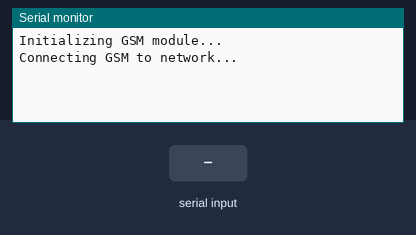
The sketch below on a simulated ESP32. Parts: the last lines printed to the serial monitor. The test bench sets the inputs (shaded band). The modem accepts every AT command (registered, SIM ready, sends succeed) and sends nothing else.

Above: at 3.7 s.
3.8 s: "1\n" received over the second serial link
At 5.0 s:
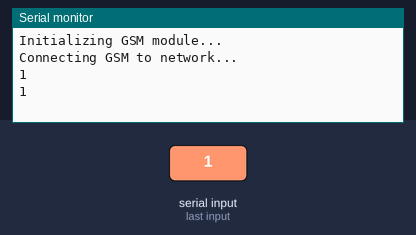
5.3 s: "+CSQ:\n" received over the second serial link
At 6.2 s:
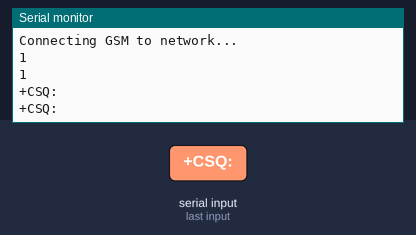

Measured:
- after the input at 3.8 s, the serial monitor: prints a new line at once (image 1)
- after the input at 5.3 s, the serial monitor: prints a new line at once (image 2)

The sketch:

gsm_test.ino
```cpp
#include <HardwareSerial.h>

#define GSM_RX 16    // UART1 RX (ESP32 receiving from GSM)
#define GSM_TX 17    // UART1 TX (ESP32 sending to GSM)
#define GSM_RST 25   // GSM Reset Pin
#define GSM_INT 35   // GSM Interrupt (Ring Indicator)
#define AUX_TRIG 26

HardwareSerial GSMSerial(1); // Use UART1 for GSM communication
bool gsmInitialized = false; // Global variable to track GSM initialization status

void setup() {
  Serial.begin(115200);

 //trigger aux 3.3v
  pinMode(AUX_TRIG, OUTPUT);
  delay(500);
  digitalWrite(AUX_TRIG, HIGH);
  delay(500);

  GSMSerial.begin(9600, SERIAL_8N1, GSM_RX, GSM_TX); // RX, TX pins for UART1
  pinMode(GSM_RST, OUTPUT);
  pinMode(GSM_INT, INPUT);
  digitalWrite(GSM_RST, HIGH);
  delay(1000);

  Serial.println("Initializing GSM module...");
  if (GSMInit()) {
    Serial.println("GSM module initialized successfully.");
    gsmInitialized = true;
  } else {
    Serial.println("GSM module initialization failed.");
  }
}

void loop() {
  if (!gsmInitialized) {
    Serial.println("GSM module not initialized. Halting execution.");
    delay(1000); // Wait for a while before checking again
    return;
  }

  Serial.println("Select an option:");
  Serial.println("1. Print CSQ");
  Serial.println("2. Test send SMS");
  while (Serial.available() == 0) { delay(100); }

  String option = Serial.readStringUntil('\n');
  option.trim(); // Remove any leading/trailing whitespace

  if (option == "1") {
    printCSQ();
  } else if (option == "2") {
    testSendSMS();
  } else {
    Serial.println("Invalid option.");
  }

  delay(1000);
}

bool GSMInit() {
  bool initOK = false;
  bool gsmSerial = false, GSMconfig = false, signalCOPS = false;
  unsigned long initStart = millis();
  const int initTimeout = 25000;
  uint8_t errorCount = 0;

  Serial.println("Connecting GSM to network...");

  GSMSerial.begin(9600);
  delay(300);

  digitalWrite(GSM_RST, HIGH);

  unsigned long gsmPowerOn = millis();
  char gsmInitResponse[100] = {0};

  // Wait for the GSM module to respond
  do {
    memset(gsmInitResponse, 0, sizeof(gsmInitResponse));
    GSMAnswer(gsmInitResponse, sizeof(gsmInitResponse));

    if (strlen(gsmInitResponse) > 0 && strcmp(gsmInitResponse, "\n") != 0) {
      Serial.println(gsmInitResponse);
    }
    delay(300);
  } while (millis() - gsmPowerOn < 5000);

  while (!gsmSerial || !GSMconfig || !signalCOPS) {
    if (!gsmSerial) {
      GSMSerial.write("AT\r");
      if (GSMWaitResponse("OK", 1000, true)) {
        Serial.println("Serial comm ready!");
        GSMSerial.write("ATE0\r");
        gsmSerial = true;
      } else {
        errorCount++;
      }
    }

    if (gsmSerial && !GSMconfig) {
      GSMSerial.flush();
      delay(500);

      GSMSerial.write("AT+COPS=0,1\r");
      delay(500);
      GSMSerial.write("AT+CMGF=1\r");
      delay(500);
      GSMSerial.write("AT+IPR=0\r");
      delay(500);
      GSMSerial.write("AT+CNMI=0,0,0,0,0\r");

      if (GSMWaitResponse("OK", 5000, true)) {
        Serial.println("GSM module config OK!");
        GSMconfig = true;
      }
    }

    if (GSMconfig && !signalCOPS) {
      GSMSerial.flush();
      Serial.println("Checking GSM network signal...");
      GSMSerial.write("AT+COPS?\r");
      delay(1000);

      memset(gsmInitResponse, 0, sizeof(gsmInitResponse));
      if (GSMGetResponse(gsmInitResponse, sizeof(gsmInitResponse), "+COPS: 0,1,\"", 3000)) {
        char CSQval[10] = {0};
        if (readCSQ(CSQval)) {
          signalCOPS = true;
        }
      }

      GSMSerial.write("AT+CREG?\r");
      delay(500);
      GSMSerial.write("AT+CPIN?\r");
      delay(500);
      GSMSerial.write("AT+CSQ\r");
      delay(500);
    }

    if (gsmSerial && GSMconfig && signalCOPS) {
      GSMSerial.write("AT&W\r");
      delay(500);
      initOK = true;
      break;
    }

    if (errorCount >= 5) {
      Serial.println("CHECK_GSM_SERIAL_OR_POWER");
      break;
    }

    if (millis() - initStart > initTimeout) {
      Serial.print("GSM_INIT: ");
      if (!GSMconfig) {
        Serial.println("GSM_MODULE_CONFIG_ERROR");
      } else if (!signalCOPS) {
        Serial.println("NETWORK_OR_SIM_ERROR");
      }
      break;
    }
  }

  GSMSerial.flush();
  return initOK;
}

void printCSQ() {
  char csqBuffer[50];
  GSMSerial.write("AT+CSQ\r");
  delay(1000);
  GSMAnswer(csqBuffer, sizeof(csqBuffer));
  Serial.print("CSQ: ");
  Serial.println(csqBuffer);
}

// void testSendSMS() {
//   const char* phoneNumber = "639954127577"; // Replace with actual phone number
//   const char* message = "Hello from ESP32!";
//   char command[50];
//   sprintf(command, "AT+CMGS=\"%s\"\r", phoneNumber);
//   GSMSerial.write(command);
//   delay(1000);
//   GSMSerial.write(message);
//   GSMSerial.write(26); // ASCII code for CTRL+Z
//   Serial.println("SMS sent.");
// }

void testSendSMS() {
  const char* phoneNumber = "639954127577"; // Replace with actual phone number
  char message[160];
  Serial.println("Enter SMS message:");
  readSerialInput(message, sizeof(message));
  Serial.print("Sending SMS: ");
  Serial.println(message);
  char command[50];
  sprintf(command, "AT+CMGS=\"%s\"\r", phoneNumber);
  GSMSerial.write(command);
  delay(1000);
  GSMSerial.write(message);
  GSMSerial.write(26); // ASCII code for CTRL+Z

  // Check if the SMS was sent successfully
  if (GSMWaitResponse("OK", 10000, true)) {
    Serial.println("SMS sent.");
  } else {
    Serial.println("Failed to send SMS.");
  }
}

void readSerialInput(char* buffer, int bufferSize) {
  int index = 0;
  while (index < bufferSize - 1) {
    if (Serial.available() > 0) {
      char c = Serial.read();
      if (c == '\n' || c == '\r') {
        break;
      }
      buffer[index++] = c;
    }
  }
  buffer[index] = '\0';
}

// void GSMAnswer(char* responseBuffer, int bufferLength) {
//   int bufferIndex = 0;
//   unsigned long waitStart = millis();

//   for (int i = 0; i < bufferLength; i++) {
//     responseBuffer[i] = 0x00;
//   }
//   for (int j = 0; j < bufferLength && GSMSerial.available() > 0; j++) {
//     responseBuffer[j] = GSMSerial.read();
//   }
//   if (strlen(responseBuffer) > 0) Serial.println(responseBuffer);
//   if (strlen(responseBuffer) >= bufferLength) {
//     responseBuffer[bufferLength - 1] = 0x00;
//   } else {
//     responseBuffer[strlen(responseBuffer)] = 0x00;
//   }
// }

void GSMAnswer(char* responseBuffer, int bufferLength) {
  int bufferIndex = 0;
  unsigned long waitStart = millis();

  for (int i = 0; i < bufferLength; i++) {
    responseBuffer[i] = 0x00;
  }
  while (GSMSerial.available() > 0 && bufferIndex < bufferLength - 1) {
    responseBuffer[bufferIndex++] = GSMSerial.read();
  }
  responseBuffer[bufferIndex] = '\0';
  if (strlen(responseBuffer) > 0) Serial.println(responseBuffer);
}

bool GSMWaitResponse(const char* targetResponse, int waitDuration, bool showResponse) {
  bool responseValid = false;
  char toCheck[50];
  char charBuffer;
  char responseBuffer[300];
  unsigned long waitStart = millis();
  strcpy(toCheck, targetResponse);
  toCheck[strlen(toCheck)] = 0x00;

  do {
    for (int i = 0; i < sizeof(responseBuffer); i++) {
      responseBuffer[i] = 0x00;
    }
    for (int j = 0; j < sizeof(responseBuffer) && GSMSerial.available() > 0; j++) {
      charBuffer = GSMSerial.read();
      if (charBuffer == '\n' || charBuffer == '\r') {
        responseBuffer[j] = 0x00;
        break;
      } else {
        responseBuffer[j] = charBuffer;
      }
    }

    if (strlen(responseBuffer) > 0 && responseBuffer != "\n") {
      if (showResponse) Serial.println(responseBuffer);
      if (strstr(responseBuffer, toCheck)) {
        responseValid = true;
        break;
      }
    }
    delay(50);
  } while (!responseValid && millis() - waitStart < waitDuration);
  return responseValid;
}

bool GSMGetResponse(char* responseContainer, int containerLen, const char* responseReq, int getDuration) {
  char toCheck[50];
  unsigned long waitStart = millis();
  char charBuffer;
  strcpy(toCheck, responseReq);
  toCheck[strlen(toCheck)] = 0x00;

  do {
    delay(300);
    for (int i = 0; i < containerLen; i++) {
      responseContainer[i] = 0x00;
    }
    for (int j = 0; j < containerLen && GSMSerial.available() > 0; j++) {
      charBuffer = GSMSerial.read();
      if (responseContainer[j] == '\n' || responseContainer[j] == '\r') {
        break;
      } else {
        responseContainer[j] = charBuffer;
      }
    }
    if (strlen(responseContainer) == containerLen) {
      responseContainer[containerLen - 1] = 0x00;
    } else {
      responseContainer[strlen(responseContainer)] = 0x00;
    }

    if (strlen(responseContainer) > 0) {
      if (strstr(responseContainer, toCheck)) {
        return true;
      }
    }
  } while (millis() - waitStart < getDuration);
  return false;
}

bool readCSQ(char* csqContainer) {
  bool responseValid = false;
  char csqSerialBuffer[50];

  GSMSerial.write("AT\r");
  delay(200);
  GSMSerial.flush();
  GSMSerial.write("AT+CSQ\r");
  delay(1000);
  GSMAnswer(csqSerialBuffer, sizeof(csqSerialBuffer));
  sprintf(csqContainer, csqSerialBuffer);
  if (strstr(csqSerialBuffer, "+CSQ:")) responseValid = true;
  return responseValid;
}
```
